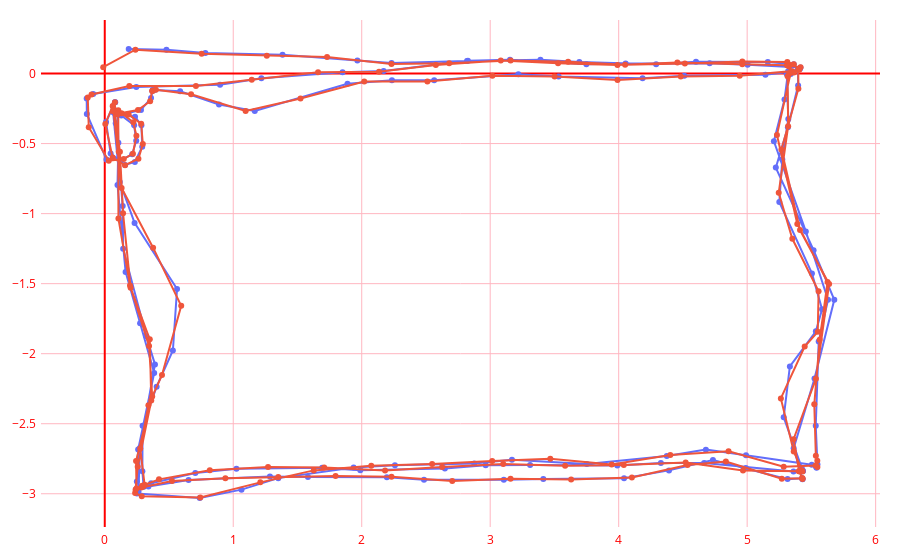

The notebook cell saved with this chart:
### Code cell
import plotly.graph_objects as go

# Transparan
layout = go.Layout(
    paper_bgcolor='rgba(0,0,0,0)',
    plot_bgcolor='rgba(0,0,0,0)',
    showlegend=False,
    autosize=False,
    # width=800,
    # height=2400,
    margin=go.layout.Margin(
        l=20,
        r=20,
        b=20,
        t=20,
        pad = 4
    )
)

fig = go.Figure(layout=layout)

# Add traces
fig.add_trace(go.Scatter(x=df_amcl_clean[".pose.pose.position.x"], y=df_amcl_clean[".pose.pose.position.y"],
                    mode='lines+markers',
                    name='AMCL'))
fig.add_trace(go.Scatter(x=df_ekf_clean[".pose.pose.position.x"], y=df_ekf_clean[".pose.pose.position.y"],
                    mode='lines+markers',
                    name='EKF'))
# fig.add_trace(go.Scatter(x=df_odom_clean[".pose.pose.position.x"], y=df_odom_clean[".pose.pose.position.y"],
#                     mode='lines+markers',
#                     name='ODOM UNFILTERED'))
# fig.add_trace(go.Scatter(x=df_imu_clean[".pose.pose.position.x"], y=df_imu_clean[".pose.pose.position.y"],
#                     mode='lines+markers',
#                     name='EKF ENCODER-IMU'))

# truth lintasan persegi
# fig.add_trace(go.Scatter(x=x_truth, y=y_truth,
#                     mode='lines+markers',
#                     name='GROUND TRUTH'))

# truth 3 titik
# fig.add_trace(go.Scatter(x=x_three_truth, y=y_three_truth,
#                     mode='markers',
#                     name='GOAL',
#                     marker_size=20,
#                     marker_symbol='star'
#                     ))

# Remove grid, zero line, axis number
fig.update_xaxes(
    # showgrid=False, 
    # zeroline=False, 
    # visible=False,
    zerolinecolor='red',
    gridcolor='LightPink',
    )
fig.update_yaxes(
    # showgrid=False, 
    # zeroline=False, 
    # visible=False,
    zerolinecolor='red',
    gridcolor='LightPink',
    )

fig.update_layout(
    # font_family="Courier New",
    font_color="red",
    # font_size=70,
    # title_font_family="Times New Roman",
    # title_font_color="red",
    # legend_title_font_color="green"
)

fig.show()

### Figure 1 — Plotly figure (JSON) as saved in the notebook; plotly's stock layout.template omitted (floating-point values rounded to 4 significant figures; data arrays with more than 128 entries replaced by an {"elided": "..."} marker saying what was removed)
{"data": [{"mode": "lines+markers", "name": "AMCL", "type": "scatter", "x": {"elided": "166 float values"}, "y": {"elided": "166 float values"}}, {"mode": "lines+markers", "name": "EKF", "type": "scatter", "x": {"elided": "166 float values"}, "y": {"elided": "166 float values"}}], "layout": {"autosize": false, "font": {"color": "red"}, "margin": {"b": 20, "l": 20, "pad": 4, "r": 20, "t": 20}, "paper_bgcolor": "rgba(0,0,0,0)", "plot_bgcolor": "rgba(0,0,0,0)", "showlegend": false, "xaxis": {"gridcolor": "LightPink", "zerolinecolor": "red"}, "yaxis": {"gridcolor": "LightPink", "zerolinecolor": "red"}}}
